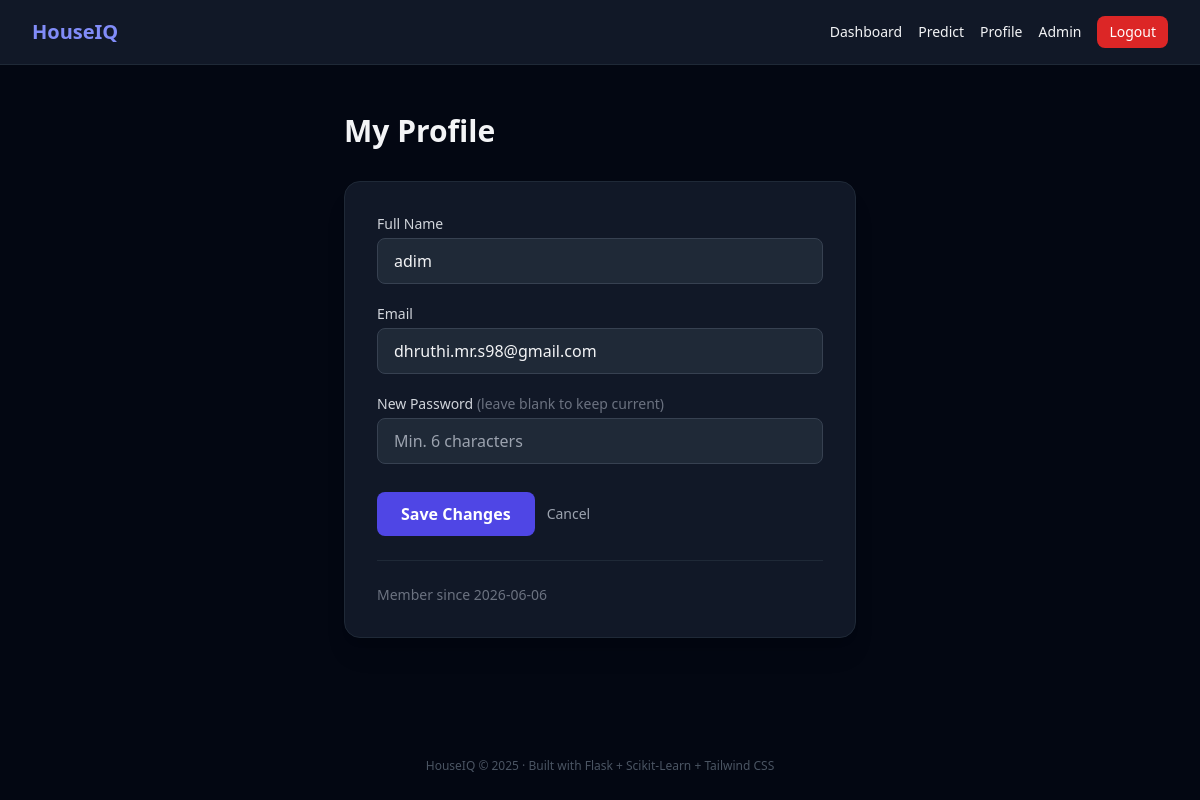
Screenshot of /profile (signed in) with the database file from the repository.
### tables this page shows
CREATE TABLE users (
    id            INTEGER PRIMARY KEY AUTOINCREMENT,
    username      TEXT    NOT NULL UNIQUE,
    email         TEXT    NOT NULL UNIQUE,
    password_hash TEXT    NOT NULL,
    full_name     TEXT,
    created_at    DATETIME DEFAULT (datetime('now'))
);

### app.py (the view, shortened to what this page needs)
@app.route("/profile", methods=["GET","POST"])
@login_required
def profile():
    user = db().execute(
        "SELECT * FROM users WHERE id=?", (session["user_id"],)
    ).fetchone()
    return render_template("profile.html", user=user)

### app.py (called while the page is built)
def db():
    if "db" not in g:
        g.db = get_db()
    return g.db

def login_required(f):
    @wraps(f)
    def decorated(*args, **kwargs):
        if "user_id" not in session:
            flash("Please log in to continue.", "warning")
            return redirect(url_for("login"))
        return f(*args, **kwargs)
    return decorated

### database.py (called while the page is built)
def get_db():
    os.makedirs("instance", exist_ok=True)
    conn = sqlite3.connect(DB_PATH)
    conn.row_factory = sqlite3.Row
    conn.execute("PRAGMA foreign_keys = ON")
    return conn

### templates/profile.html (shortened to what this page needs)
{% extends "base.html" %}
{% block content %}
<div class="max-w-lg mx-auto">
  <h1 class="text-3xl font-bold mb-8">My Profile</h1>
  <div class="bg-gray-900 border border-gray-800 rounded-2xl p-8 shadow-xl">
    <form method="POST" class="space-y-5">
      <div>
        <label class="block text-sm font-medium text-gray-300 mb-1">Full Name</label>
        <input name="full_name" type="text" value="{{ user.full_name or '' }}"
               class="w-full bg-gray-800 border border-gray-700 rounded-lg px-4 py-2.5
                      text-gray-100 focus:outline-none focus:border-indigo-500"/>
      </div>
      <div>
        <label class="block text-sm font-medium text-gray-300 mb-1">Email</label>
        <input name="email" type="email" required value="{{ user.email }}"
               class="w-full bg-gray-800 border border-gray-700 rounded-lg px-4 py-2.5
                      text-gray-100 focus:outline-none focus:border-indigo-500"/>
      </div>
      <div>
        <label class="block text-sm font-medium text-gray-300 mb-1">
          New Password <span class="text-gray-500">(leave blank to keep current)</span>
        </label>
        <input name="new_password" type="password" minlength="6"
               class="w-full bg-gray-800 border border-gray-700 rounded-lg px-4 py-2.5
                      text-gray-100 focus:outline-none focus:border-indigo-500"
               placeholder="Min. 6 characters"/>
      </div>
      <div class="flex items-center gap-3 pt-2">
        <button type="submit"
                class="bg-indigo-600 hover:bg-indigo-700 text-white font-semibold
                       px-6 py-2.5 rounded-lg transition">
          Save Changes
        </button>
        <a href="/dashboard" class="text-sm text-gray-400 hover:text-white transition">
          Cancel
        </a>
      </div>
    </form>
    <div class="mt-6 pt-6 border-t border-gray-800 text-sm text-gray-500">
      Member since {{ user.created_at[:10] }}
    </div>
  </div>
</div>
{% endblock %}

### rows the page displays
users: full_name "adim", email "dhruthi.mr.s98@gmail.com", created_at "2026-06-06"
